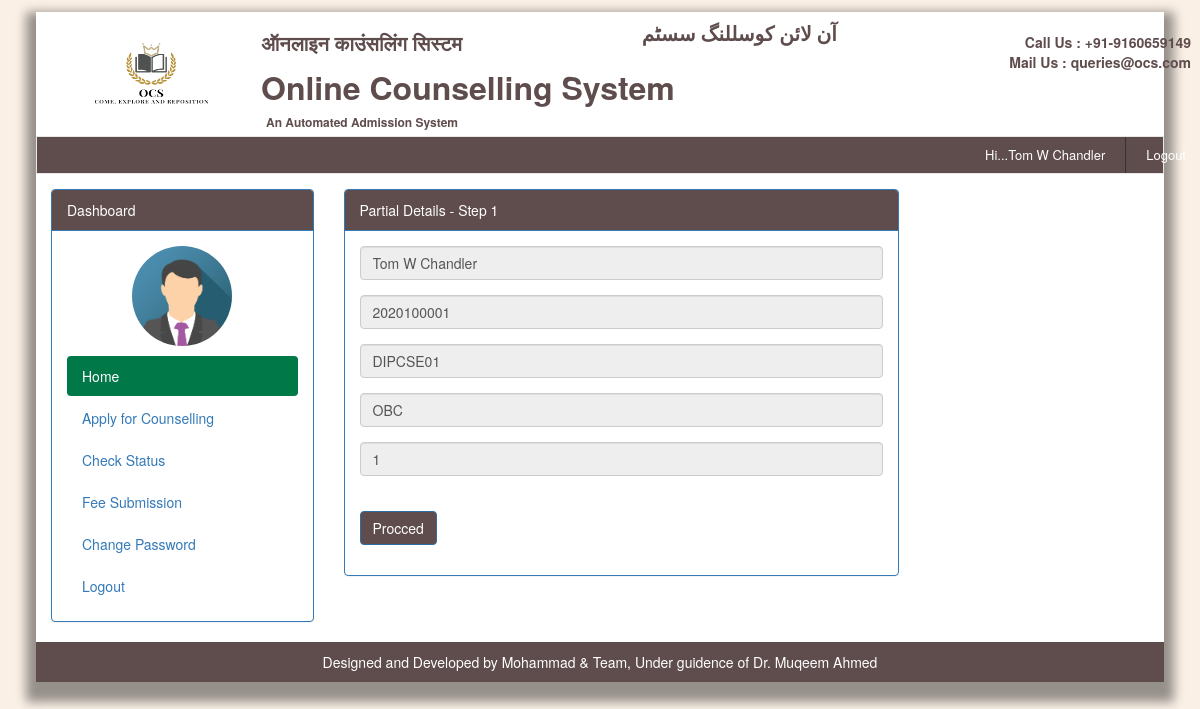
The page /student/counsellstage1.php (signed in) on the database its author committed.
### tables this page shows
CREATE TABLE `student_info` (
  `sid` int(10) NOT NULL,
  `name` varchar(50) NOT NULL,
  `courseid` varchar(10) NOT NULL,
  `rank_scored` int(4) NOT NULL,
  `category` varchar(20) NOT NULL,
  `last_exam` varchar(50) NOT NULL,
  `mail` varchar(50) NOT NULL,
  `pic` varchar(250) NOT NULL,
  `signature` varchar(250) NOT NULL,
  `residential_cert` varchar(250) NOT NULL,
  `caste_cert` varchar(250) NOT NULL,
  `income_cert` varchar(250) NOT NULL,
  `last_exam_marksmemo` varchar(250) NOT NULL,
  `adhar` varchar(250) NOT NULL,
  `leaving_cert` varchar(250) NOT NULL,
  PRIMARY KEY (`sid`)
);

### student/services/student-service.php (called while the page is built, shortened)
<?php
class StudentService
{
    public static function getStudentData($userId)
    {
        try {
            $SQL = "SELECT * FROM student_info WHERE sid= :sid";
            $conn = isset($GLOBALS['conn']) ? $GLOBALS['conn'] : '';
            $statement = $conn->prepare($SQL);
            $statement->setFetchMode(PDO::FETCH_ASSOC);
            $statement->execute(array('sid' => $userId));
            $studentData = $statement->fetch();
        } catch (\PDOException $e) {
            print_r($e->getMessage());
        }
        return (count($studentData)) ? $studentData : array();
    }
}

### student/counsellstage1.php (the view, shortened to what this page needs)
<?php
require_once "../student/services/student-service.php";
$id = $_SESSION["userid"];
$studentData = StudentService::getStudentData($id);
?>
<?php require_once "../includes/static.header.php" ?>
<?php require_once "../includes/menu.header.php" ?>
<?php require_once "../includes/user.navbar.header.php" ?>
<div class="container MainContainer">
	<div class="row">
		<?php require_once "../includes/student.side-bar.php" ?>
		<div class="col-sm-6 col-xs-12">
			<div class="panel panel-primary">
				<div class="panel-heading"> Partial Details - Step 1</div>
				<div class="panel-body">
					<form action="" class="form-horizontal" method="post" accept-charset="utf-8">
						<div class="form-group">
							<div class="col-sm-12">
								<input type="text" class="form-control" name="name" readonly="" value="<?php echo isset($studentData['name']) ? $studentData['name'] : ''; ?>">
							</div>
						</div>
						<div class="form-group">
							<div class="col-sm-12">
								<input type="text" class="form-control" name="id" readonly="" value="<?php echo isset($studentData['sid']) ? $studentData['sid'] : ''; ?>">
							</div>
						</div>
						<div class="form-group">
							<div class="col-sm-12">
								<input type="text" class="form-control" name="course" readonly="" value="<?php echo isset($studentData['courseid']) ? $studentData['courseid'] : ''; ?>">
							</div>
						</div>
						<div class="form-group">
							<div class="col-sm-12">
								<input type="text" class="form-control" name="category" readonly="" value="<?php echo isset($studentData['category']) ? $studentData['category'] : ''; ?>">
							</div>
						</div>
						<div class="form-group">
							<div class="col-sm-12">
								<input type="text" class="form-control" name="rank" readonly="" value="<?php echo isset($studentData['rank_scored']) ? $studentData['rank_scored'] : ''; ?>">
							</div>
						</div>
						<br>
						<div class="form-group">
							<div class="col-sm-1 col-sm-10">
								<button type="submit" class="btn btn-primary" name="procced">Procced</button>
							</div>
						</div>
					</form>
				</div>
			</div>
		</div>
	</div>
</div>
<?php require_once "../includes/foot.footer.php" ?>

### student/static/css/custom.css (style rules this page uses)
.MainContainer { min-height: 428px; }

### student/static/css/custom1.css (style rules this page uses)
html { margin-left: 3%; margin-right: 3%; margin-top: 1%; margin-bottom: 1%; padding: 0; background-color: linen; -webkit-box-shadow: 3px 3px 5px 6px #ccc; -moz-box-shadow: 3px 3px 5px 6px #ccc; box-shadow: 0 10px 10px 10px rgba(0, 0, 0, 0.4); }
.panel-primary>.panel-heading { background-color: #5f4c4c !important; }
.btn-primary { background-color: #5f4c4c !important; }

### rows shown on the page
student_info: name "Tom W Chandler", id "2020100001", course "DIPCSE01", category "OBC", rank "1"

### other values the page prints
$_SESSION['username'] "Tom W Chandler"
